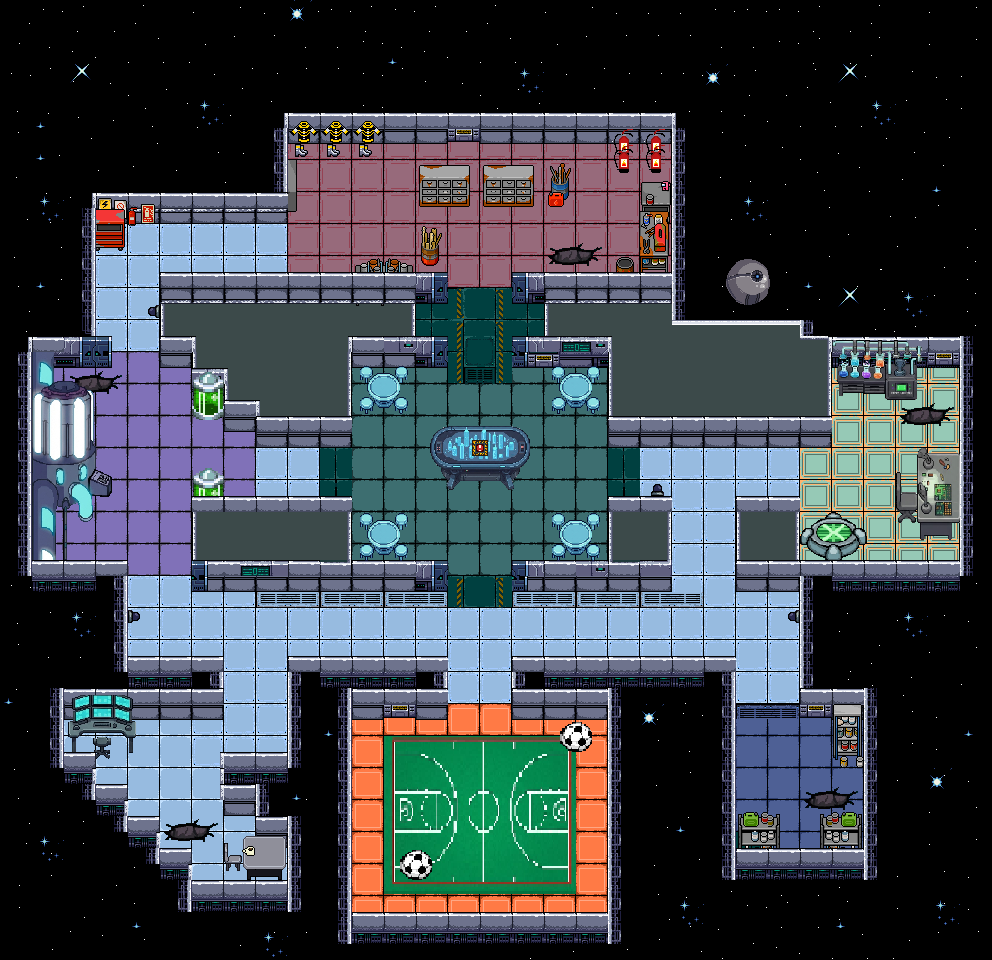

This game map was drawn from its Tiled (.tmx) file and the tilesets committed beside it. A one-line description and the trimmed map source follow:
An orthogonal 31x30 tile map with 32x32 px tiles, 17 tile layers (fondo1, fondo, piso, piso1, ...), 30 tilesets and 85 objects (55x pared, 30x objeto).

<map version="1.10" tiledversion="1.11.2" orientation="orthogonal" renderorder="right-down" width="31" height="30" tilewidth="32" tileheight="32" infinite="0" nextlayerid="22" nextobjectid="242">
 <tileset firstgid="1" name="suelo" tilewidth="32" tileheight="32" tilecount="35" columns="7">
  <image source="../textures/suelo.png" width="240" height="176" />
 </tileset>
 <tileset firstgid="36" name="piso" tilewidth="32" tileheight="32" spacing="2" margin="2" tilecount="49" columns="7">
  <image source="../textures/piso.png" width="256" height="256" />
 </tileset>
 <tileset firstgid="85" name="piso2" tilewidth="32" tileheight="32" spacing="2" margin="2" tilecount="49" columns="7">
  <image source="../textures/piso2.png" width="256" height="256" />
 </tileset>
 <tileset firstgid="134" name="detallitos" tilewidth="32" tileheight="32" spacing="2" margin="2" tilecount="49" columns="7">
  <image source="../textures/detallitos.png" width="256" height="256" />
 </tileset>
 <tileset firstgid="183" name="disenito" tilewidth="32" tileheight="32" spacing="2" margin="2" tilecount="49" columns="7">
  <image source="../textures/disenito.png" width="256" height="256" />
 </tileset>
 <tileset firstgid="232" name="dibujito" tilewidth="32" tileheight="32" spacing="2" margin="2" tilecount="49" columns="7">
  <image source="../textures/dibujito.png" width="256" height="256" />
 </tileset>
 <tileset firstgid="281" name="Cielo" tilewidth="32" tileheight="32" tilecount="64" columns="8">
  <image source="../textures/Cielo.png" width="256" height="256" />
 </tileset>
 <tileset firstgid="345" name="mesa" tilewidth="32" tileheight="32" spacing="2" margin="2" tilecount="49" columns="7">
  <image source="../textures/mesa.png" width="256" height="256" />
 </tileset>
 <tileset firstgid="394" name="mesa1" tilewidth="32" tileheight="32" spacing="2" margin="2" tilecount="49" columns="7">
  <image source="../textures/mesa1.png" width="256" height="256" />
 </tileset>
 <tileset firstgid="443" name="muebles" tilewidth="32" tileheight="32" spacing="3" margin="3" tilecount="180" columns="15">
  <image source="../textures/PostApoc_Workshop.png" width="544" height="448" />
 </tileset>
 <tileset firstgid="623" name="estantes" tilewidth="32" tileheight="32" spacing="2" margin="2" tilecount="208" columns="16">
  <image source="../textures/estantes.png" width="544" height="448" />
 </tileset>
 <tileset firstgid="831" name="estantes2" tilewidth="32" tileheight="32" spacing="2" margin="2" tilecount="208" columns="16">
  <image source="../textures/estantes2.png" width="544" height="448" />
 </tileset>
 <tileset firstgid="1039" name="mesaposiones3" tilewidth="32" tileheight="32" spacing="2" margin="2" tilecount="49" columns="7">
  <image source="../textures/mesaposiones3.png" width="256" height="256" />
 </tileset>
 <tileset firstgid="1088" name="planeta" tilewidth="32" tileheight="32" spacing="2" margin="2" tilecount="49" columns="7">
  <image source="../textures/planeta.png" width="256" height="256" />
 </tileset>
 <tileset firstgid="1137" name="tanque" tilewidth="32" tileheight="32" spacing="2" margin="2" tilecount="49" columns="7">
  <image source="../textures/tanque.png" width="256" height="256" />
 </tileset>
 <tileset firstgid="1186" name="tanque1" tilewidth="32" tileheight="32" spacing="2" margin="2" tilecount="49" columns="7">
  <image source="../textures/tanque1.png" width="256" height="256" />
 </tileset>
 <tileset firstgid="1235" name="reactor" tilewidth="32" tileheight="32" spacing="2" margin="2" tilecount="264" columns="11">
  <image source="../textures/Reactor_bueno1.png" width="382" height="848" />
 </tileset>
 <tileset firstgid="1499" name="mesa_h2" tilewidth="32" tileheight="32" spacing="2" margin="2" tilecount="900" columns="30">
  <image source="../textures/Mesa_Holografica_mas_pequena.png" width="1024" height="1024" />
 </tileset>
 <tileset firstgid="2399" name="mesa_cam1" tilewidth="32" tileheight="32" spacing="2" margin="2" tilecount="475" columns="19">
  <image source="../textures/Mesa_de_camaras1.png" width="677" height="871" />
 </tileset>
 <tileset firstgid="2874" name="mesa_cam2" tilewidth="32" tileheight="32" spacing="2" margin="2" tilecount="475" columns="19">
  <image source="../textures/Mesa_de_camaras2.png" width="677" height="871" />
 </tileset>
 <tileset firstgid="3349" name="plataforma1" tilewidth="32" tileheight="32" spacing="2" margin="2" tilecount="49" columns="7">
  <image source="../textures/plataforma1.png" width="256" height="256" />
 </tileset>
 <tileset firstgid="3398" name="mesa_h3" tilewidth="32" tileheight="32" spacing="2" margin="2" tilecount="900" columns="30">
  <image source="../textures/Mesa_Holografica_mas_pequena2.png" width="1024" height="1024" />
 </tileset>
 <tileset firstgid="4298" name="mesita" tilewidth="32" tileheight="32" spacing="2" margin="2" tilecount="900" columns="30">
  <image source="../textures/mesita.png" width="1024" height="1024" />
 </tileset>
 <tileset firstgid="5198" name="estrellas" tilewidth="32" tileheight="32" spacing="2" margin="2" tilecount="225" columns="15">
  <image source="../textures/estrellas.png" width="512" height="512" />
 </tileset>
 <tileset firstgid="5423" name="cancha1" tilewidth="32" tileheight="32" spacing="2" margin="2" tilecount="49" columns="7">
  <image source="../textures/cancha1.png" width="256" height="256" />
 </tileset>
 <tileset firstgid="5472" name="futbol2" tilewidth="32" tileheight="32" spacing="2" margin="2" tilecount="49" columns="7">
  <image source="../textures/futbol2.png" width="256" height="256" />
 </tileset>
 <tileset firstgid="5521" name="pared3" tilewidth="32" tileheight="32" spacing="2" margin="2" tilecount="49" columns="7">
  <image source="../textures/pared3.png" width="256" height="256" />
 </tileset>
 <tileset firstgid="5570" name="grieta" tilewidth="32" tileheight="32" tilecount="225" columns="15">
  <image source="../textures/grieta.png" width="500" height="500" />
 </tileset>
 <tileset firstgid="5795" name="camaritaApagada" tilewidth="32" tileheight="32" spacing="2" margin="2" tilecount="49" columns="7">
  <image source="../textures/camaritaApagada.png" width="256" height="256" />
 </tileset>
 <tileset firstgid="5844" name="boton" tilewidth="32" tileheight="32" spacing="2" margin="2" tilecount="810" columns="30">
  <image source="../textures/boton.png" width="1024" height="934" />
 </tileset>
 <layer id="11" name="fondo1" width="31" height="30">
  <data>[930 cells, 930 non-empty, 65 distinct tile ids]</data>
 </layer>
 <layer id="9" name="fondo" width="31" height="30">
  <data>[930 cells, 80 non-empty, 2 distinct tile ids]</data>
 </layer>
 <layer id="6" name="piso" width="31" height="30">
  <data>[930 cells, 325 non-empty, 16 distinct tile ids]</data>
 </layer>
 <layer id="1" name="piso1" width="31" height="30">
  <data>[930 cells, 100 non-empty, 10 distinct tile ids]</data>
 </layer>
 <layer id="2" name="izquierda" width="31" height="30">
  <data>[930 cells, 20 non-empty, 11 distinct tile ids]</data>
 </layer>
 <layer id="15" name="detallesatraspared" width="31" height="30">
  <data>[930 cells, 52 non-empty, 30 distinct tile ids]</data>
 </layer>
 <layer id="8" name="pared2" width="31" height="30">
  <data>[930 cells, 166 non-empty, 26 distinct tile ids]</data>
 </layer>
 <layer id="4" name="techo1" width="31" height="30">
  <data>[930 cells, 121 non-empty, 23 distinct tile ids]</data>
 </layer>
 <layer id="5" name="techo2" width="31" height="30">
  <data>[930 cells, 123 non-empty, 12 distinct tile ids]</data>
 </layer>
 <layer id="10" name="puertita" width="31" height="30">
  <data>[930 cells, 15 non-empty, 4 distinct tile ids]</data>
 </layer>
 <layer id="7" name="puerta" width="31" height="30">
  <data>[930 cells, 19 non-empty, 8 distinct tile ids]</data>
 </layer>
 <layer id="12" name="detalles" width="31" height="30">
  <data>[930 cells, 102 non-empty, 99 distinct tile ids]</data>
 </layer>
 <layer id="13" name="detalles 2" width="31" height="30">
  <data>[930 cells, 62 non-empty, 28 distinct tile ids]</data>
 </layer>
 <layer id="14" name="detalles3" width="31" height="30">
  <data>[930 cells, 62 non-empty, 34 distinct tile ids]</data>
 </layer>
 <layer id="18" name="grieta" width="31" height="30">
  <data>[930 cells, 16 non-empty, 4 distinct tile ids]</data>
 </layer>
 <layer id="19" name="Techo" width="31" height="30">
  <properties>
   <property name="renderLayer" value="TOP" />
   <property name="zIndex" type="int" value="5000" />
  </properties>
  <data>[930 cells, 79 non-empty, 15 distinct tile ids]</data>
 </layer>
 <objectgroup id="20" name="Colisiones">
  <object id="114" type="pared" x="507.849" y="266.917" width="168.485" height="35.75" />
  <object id="115" type="pared" x="667.625" y="112.667" width="15.375" height="191.667" />
  <object id="116" type="pared" x="285.333" y="113" width="389.333" height="21.6364" />
  <object id="118" type="pared" x="279.333" y="112" width="8.66667" height="82" />
  <object id="119" type="pared" x="91.6667" y="192.333" width="196.5" height="22.2917" />
  <object id="120" type="pared" x="80.9583" y="193" width="11" height="143.333" />
  <object id="121" type="pared" x="27" y="331.542" width="78.9091" height="36.125" />
  <object id="123" type="pared" x="24.3333" y="338" width="7.66667" height="230.333" />
  <object id="125" type="pared" x="22" y="559.667" width="40" height="20.6667" />
  <object id="126" type="pared" x="186.784" y="560.667" width="253.591" height="22.1818" />
  <object id="128" type="pared" x="115.042" y="651.417" width="102.148" height="59.3712" />
  <object id="130" type="pared" x="51.8485" y="689.333" width="40" height="110.667" />
  <object id="131" type="pared" x="81.3333" y="689.667" width="48.6667" height="28" />
  <object id="132" type="pared" x="90.125" y="779.951" width="33.625" height="52.2917" />
  <object id="133" type="pared" x="121.333" y="810.144" width="36.375" height="57.9167" />
  <object id="134" type="pared" x="155.735" y="842.406" width="33.1667" height="70.625" />
  <object id="136" type="pared" x="189.144" y="876.394" width="110.917" height="35.3333" />
  <object id="137" type="pared" x="287.333" y="814.667" width="18.6667" height="66" />
  <object id="138" type="pared" x="248.542" y="747.42" width="40.4583" height="89.1856" />
  <object id="139" type="pared" x="214.977" y="747.322" width="45.0833" height="57.5417" />
  <object id="140" type="pared" x="280.693" y="651.545" width="41.6401" height="110.667" />
  <object id="141" type="pared" x="321.849" y="651.644" width="120.212" height="56.6515" />
  <object id="142" type="pared" x="507.015" y="652.295" width="212.098" height="35.5833" />
  <object id="143" type="pared" x="346.818" y="905.64" width="275.333" height="43.5417" />
  <object id="145" type="pared" x="331.417" y="687.667" width="17.6667" height="265" />
  <object id="148" type="pared" x="508.606" y="687.333" width="104.477" height="20.9697" />
  <object id="149" type="pared" x="601.265" y="688.091" width="19.3333" height="259.333" />
  <object id="153" type="pared" x="728.333" y="841.947" width="147" height="43.6364" />
  <object id="154" type="pared" x="855.75" y="687" width="26.25" height="197" />
  <object id="155" type="pared" x="717.48" y="652.418" width="10.625" height="227.958" />
  <object id="158" type="pared" x="793.178" y="687.151" width="84.8219" height="27.1818" />
  <object id="159" type="pared" x="793.026" y="561" width="32.4583" height="127" />
  <object id="160" type="pared" x="800.242" y="555.151" width="166.424" height="38.1818" />
  <object id="162" type="pared" x="729.531" y="561" width="73.4697" height="30.6667" />
  <object id="163" type="pared" x="953.708" y="335.208" width="18.3333" height="250.667" />
  <object id="164" type="pared" x="827.667" y="336.333" width="135" height="20.0909" />
  <object id="165" type="pared" x="605.675" y="416.333" width="226.325" height="21.356" />
  <object id="168" type="pared" x="605.819" y="336" width="16.5151" height="80.3333" />
  <object id="169" type="pared" x="823.667" y="337" width="7" height="78.3333" />
  <object id="171" type="pared" x="729.5" y="491.941" width="70.5" height="70.6423" />
  <object id="172" type="pared" x="508.242" y="560.667" width="158.322" height="22.4242" />
  <object id="173" type="pared" x="601.292" y="491.987" width="65.3068" height="69.8465" />
  <object id="174" type="pared" x="509.242" y="330.469" width="99.7576" height="26.5682" />
  <object id="176" type="pared" x="536" y="303.041" width="21.3333" height="34" />
  <object id="177" type="pared" x="349.333" y="329.708" width="91.3901" height="27.5114" />
  <object id="178" type="pared" x="340.333" y="336.031" width="7.75761" height="79.7273" />
  <object id="180" type="pared" x="403.917" y="302.94" width="9.33333" height="34.1515" />
  <object id="181" type="pared" x="155.027" y="266.819" width="285.583" height="36.1591" />
  <object id="182" type="pared" x="251.583" y="416" width="95.6667" height="21.8182" />
  <object id="184" type="pared" x="218.299" y="366.667" width="39.7008" height="56.1212" />
  <object id="185" type="pared" x="185.701" y="337" width="42.6326" height="53.3333" />
  <object id="186" type="pared" x="155.102" y="302.833" width="42.5644" height="56.0151" />
  <object id="187" type="pared" x="186.875" y="491.955" width="160.193" height="70.4091" />
  <object id="189" type="objeto" x="87.5227" y="206.807" width="31.6364" height="41.0909" />
  <object id="190" type="objeto" x="288.114" y="134.545" width="68.7727" height="22.4621" />
  <object id="191" type="objeto" x="288.364" y="159.455" width="6.18182" height="50.3636" />
  <object id="193" type="objeto" x="414.989" y="159.227" width="146.136" height="38.1364" />
  <object id="196" type="objeto" x="616.94" y="134.606" width="55.1515" height="31.7878" />
  <object id="197" type="objeto" x="633.19" y="179.795" width="37.9924" height="92.5455" />
  <object id="198" type="objeto" x="607.303" y="252.94" width="64.3333" height="34.6969" />
  <object id="202" type="objeto" x="345.333" y="254.046" width="56.1818" height="31.2727" />
  <object id="203" type="objeto" x="411.636" y="230.909" width="19.0909" height="33.4545" />
  <object id="205" type="objeto" x="352.364" y="355.818" width="50.3636" height="48.5455" />
  <object id="206" type="objeto" x="548.545" y="356.727" width="58.9091" height="46.8636" />
  <object id="207" type="objeto" x="551.636" y="507.091" width="49.4545" height="53.6705" />
  <object id="209" type="objeto" x="429.455" y="421.705" width="88.057" height="47.2045" />
  <object id="211" type="objeto" x="346.693" y="507.716" width="59.8523" height="52.8182" />
  <object id="213" type="objeto" x="187.045" y="474.5" width="27.5341" height="23.3182" />
  <object id="214" type="objeto" x="185.821" y="385.818" width="38.542" height="32.1818" />
  <object id="215" type="objeto" x="29.5" y="356.5" width="26.5" height="203" />
  <object id="216" type="objeto" x="57" y="382" width="10" height="180.5" />
  <object id="218" type="objeto" x="62.5" y="392.75" width="29.7273" height="130.25" />
  <object id="219" type="objeto" x="92.4545" y="470.727" width="14.8182" height="24.5455" />
  <object id="221" type="objeto" x="73.0606" y="702.545" width="53.5833" height="35.75" />
  <object id="223" type="objeto" x="224" y="836.5" width="59" height="44.4167" />
  <object id="224" type="objeto" x="728.455" y="806.697" width="49.6667" height="43" />
  <object id="225" type="objeto" x="815.909" y="806.318" width="49.6667" height="48.6818" />
  <object id="226" type="objeto" x="827.878" y="702.333" width="35" height="66.3333" />
  <object id="227" type="objeto" x="825" y="338.667" width="88" height="57" />
  <object id="228" type="objeto" x="889.708" y="468.75" width="68.625" height="49.1667" />
  <object id="229" type="objeto" x="916.458" y="442.125" width="46" height="26.3333" />
  <object id="232" type="objeto" x="562.333" y="726.667" width="26" height="20.3333" />
  <object id="234" type="objeto" x="404.333" y="854.667" width="22.3333" height="21.6667" />
  <object id="237" type="pared" x="31.1136" y="555.58" width="78.9432" height="23.9318" />
  <object id="238" type="pared" x="107.068" y="555.659" width="11.25" height="115.5" />
 </objectgroup>
 <layer id="17" name="camaras" width="31" height="30">
  <properties>
   <property name="renderLayer" value="TOP" />
   <property name="zIndex" type="int" value="100000" />
  </properties>
  <data>[930 cells, 4 non-empty, 3 distinct tile ids]</data>
 </layer>
</map>
